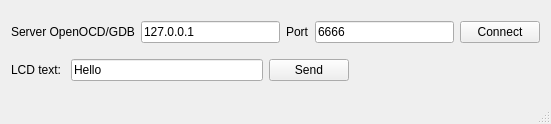
<?xml version="1.0" encoding="UTF-8"?>
<ui version="4.0">
 <class>MainWindow</class>
 <widget class="QMainWindow" name="MainWindow">
  <property name="geometry">
   <rect>
    <x>0</x>
    <y>0</y>
    <width>551</width>
    <height>124</height>
   </rect>
  </property>
  <property name="windowTitle">
   <string>CAN Example</string>
  </property>
  <widget class="QWidget" name="centralWidget">
   <layout class="QVBoxLayout" name="verticalLayout">
    <item>
     <layout class="QHBoxLayout" name="horizontalLayout">
      <item>
       <widget class="QLabel" name="label">
        <property name="text">
         <string>Server OpenOCD/GDB</string>
        </property>
       </widget>
      </item>
      <item>
       <widget class="QLineEdit" name="edit_host">
        <property name="text">
         <string>127.0.0.1</string>
        </property>
       </widget>
      </item>
      <item>
       <widget class="QLabel" name="label_2">
        <property name="text">
         <string>Port</string>
        </property>
       </widget>
      </item>
      <item>
       <widget class="QLineEdit" name="edit_port">
        <property name="text">
         <string>6666</string>
        </property>
       </widget>
      </item>
      <item>
       <widget class="QPushButton" name="connect_button">
        <property name="text">
         <string>Connect</string>
        </property>
       </widget>
      </item>
     </layout>
    </item>
    <item>
     <layout class="QHBoxLayout" name="horizontalLayout_2">
      <item>
       <widget class="QLabel" name="label_3">
        <property name="text">
         <string>LCD text: </string>
        </property>
       </widget>
      </item>
      <item>
       <widget class="QLineEdit" name="lcd_lineEdit">
        <property name="text">
         <string>Hello</string>
        </property>
       </widget>
      </item>
      <item>
       <widget class="QPushButton" name="sendText_button">
        <property name="text">
         <string>Send</string>
        </property>
       </widget>
      </item>
      <item>
       <spacer name="horizontalSpacer">
        <property name="orientation">
         <enum>Qt::Horizontal</enum>
        </property>
        <property name="sizeHint" stdset="0">
         <size>
          <width>18</width>
          <height>20</height>
         </size>
        </property>
       </spacer>
      </item>
     </layout>
    </item>
   </layout>
  </widget>
  <widget class="QStatusBar" name="statusBar"/>
  <action name="actionConnect">
   <property name="icon">
    <iconset>
     <normaloff>:/images/connect.png</normaloff>:/images/connect.png</iconset>
   </property>
   <property name="text">
    <string>&amp;Connect</string>
   </property>
  </action>
  <action name="actionDisconnect">
   <property name="icon">
    <iconset>
     <normaloff>:/images/disconnect.png</normaloff>:/images/disconnect.png</iconset>
   </property>
   <property name="text">
    <string>&amp;Disconnect</string>
   </property>
  </action>
  <action name="actionQuit">
   <property name="icon">
    <iconset>
     <normaloff>:/images/application-exit.png</normaloff>:/images/application-exit.png</iconset>
   </property>
   <property name="text">
    <string>&amp;Quit</string>
   </property>
  </action>
  <action name="actionAboutQt">
   <property name="text">
    <string>&amp;About Qt</string>
   </property>
  </action>
  <action name="actionClearLog">
   <property name="icon">
    <iconset>
     <normaloff>:/images/clear.png</normaloff>:/images/clear.png</iconset>
   </property>
   <property name="text">
    <string>Clear &amp;Log</string>
   </property>
  </action>
  <action name="actionRENCUlibDocumentation">
   <property name="text">
    <string>REMCU site</string>
   </property>
   <property name="toolTip">
    <string>Open plugin documentation in Webbrowser</string>
   </property>
  </action>
 </widget>
 <layoutdefault spacing="6" margin="11"/>
 <resources/>
 <connections/>
</ui>
